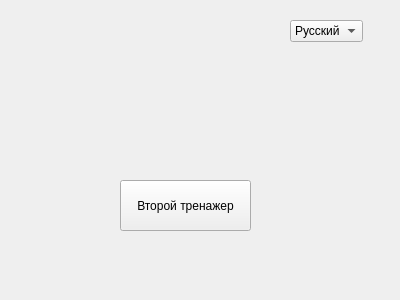
<?xml version="1.0" encoding="UTF-8"?>
<ui version="4.0">
 <class>Form</class>
 <widget class="QWidget" name="Form">
  <property name="geometry">
   <rect>
    <x>0</x>
    <y>0</y>
    <width>400</width>
    <height>300</height>
   </rect>
  </property>
  <property name="windowTitle">
   <string>Form</string>
  </property>
  <widget class="QPushButton" name="ToSecondTrainer">
   <property name="geometry">
    <rect>
     <x>120</x>
     <y>180</y>
     <width>131</width>
     <height>51</height>
    </rect>
   </property>
   <property name="text">
    <string>Второй тренажер</string>
   </property>
  </widget>
  <widget class="QComboBox" name="comboBox">
   <property name="geometry">
    <rect>
     <x>290</x>
     <y>20</y>
     <width>73</width>
     <height>22</height>
    </rect>
   </property>
   <property name="currentText">
    <string>Русский</string>
   </property>
   <item>
    <property name="text">
     <string>Русский</string>
    </property>
   </item>
   <item>
    <property name="text">
     <string>English</string>
    </property>
   </item>
  </widget>
 </widget>
 <resources/>
 <connections/>
</ui>
